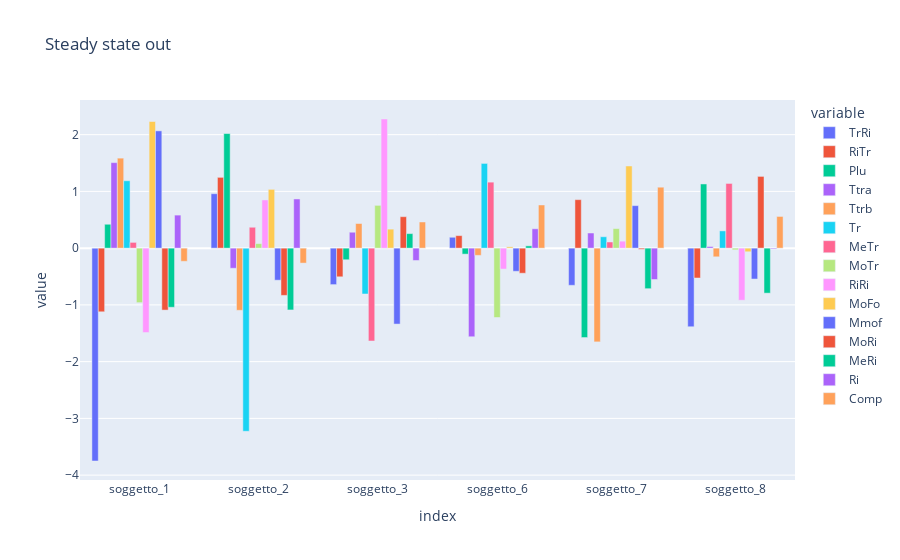

Notebook cell for this chart:
### Code cell
# plot the df_steady_out and df_steady_in with plotly express
fig = px.bar(df_steady.T, barmode="group", title="Steady state out")
fig.show()

### Figure 1 — Plotly figure (JSON) as saved in the notebook; plotly's stock layout.template omitted (floating-point values rounded to 4 significant figures)
{"data": [{"alignmentgroup": "True", "hovertemplate": "variable=TrRi<br>index=%{x}<br>value=%{y}<extra></extra>", "legendgroup": "TrRi", "marker": {"color": "#636efa", "pattern": {"shape": ""}}, "name": "TrRi", "offsetgroup": "TrRi", "orientation": "v", "showlegend": true, "textposition": "auto", "type": "bar", "x": ["soggetto_1", "soggetto_2", "soggetto_3", "soggetto_6", "soggetto_7", "soggetto_8"], "xaxis": "x", "y": [-3.751, 0.9595, -0.6425, 0.1919, -0.655, -1.385], "yaxis": "y"}, {"alignmentgroup": "True", "hovertemplate": "variable=RiTr<br>index=%{x}<br>value=%{y}<extra></extra>", "legendgroup": "RiTr", "marker": {"color": "#EF553B", "pattern": {"shape": ""}}, "name": "RiTr", "offsetgroup": "RiTr", "orientation": "v", "showlegend": true, "textposition": "auto", "type": "bar", "x": ["soggetto_1", "soggetto_2", "soggetto_3", "soggetto_6", "soggetto_7", "soggetto_8"], "xaxis": "x", "y": [-1.122, 1.248, -0.5051, 0.2208, 0.8546, -0.5262], "yaxis": "y"}, {"alignmentgroup": "True", "hovertemplate": "variable=Plu<br>index=%{x}<br>value=%{y}<extra></extra>", "legendgroup": "Plu", "marker": {"color": "#00cc96", "pattern": {"shape": ""}}, "name": "Plu", "offsetgroup": "Plu", "orientation": "v", "showlegend": true, "textposition": "auto", "type": "bar", "x": ["soggetto_1", "soggetto_2", "soggetto_3", "soggetto_6", "soggetto_7", "soggetto_8"], "xaxis": "x", "y": [0.4211, 2.019, -0.2044, -0.1055, -1.575, 1.131], "yaxis": "y"}, {"alignmentgroup": "True", "hovertemplate": "variable=Ttra<br>index=%{x}<br>value=%{y}<extra></extra>", "legendgroup": "Ttra", "marker": {"color": "#ab63fa", "pattern": {"shape": ""}}, "name": "Ttra", "offsetgroup": "Ttra", "orientation": "v", "showlegend": true, "textposition": "auto", "type": "bar", "x": ["soggetto_1", "soggetto_2", "soggetto_3", "soggetto_6", "soggetto_7", "soggetto_8"], "xaxis": "x", "y": [1.507, -0.3542, 0.2804, -1.561, 0.2669, 0.0277], "yaxis": "y"}, {"alignmentgroup": "True", "hovertemplate": "variable=Ttrb<br>index=%{x}<br>value=%{y}<extra></extra>", "legendgroup": "Ttrb", "marker": {"color": "#FFA15A", "pattern": {"shape": ""}}, "name": "Ttrb", "offsetgroup": "Ttrb", "orientation": "v", "showlegend": true, "textposition": "auto", "type": "bar", "x": ["soggetto_1", "soggetto_2", "soggetto_3", "soggetto_6", "soggetto_7", "soggetto_8"], "xaxis": "x", "y": [1.586, -1.095, 0.4344, -0.1272, -1.652, -0.1528], "yaxis": "y"}, {"alignmentgroup": "True", "hovertemplate": "variable=Tr<br>index=%{x}<br>value=%{y}<extra></extra>", "legendgroup": "Tr", "marker": {"color": "#19d3f3", "pattern": {"shape": ""}}, "name": "Tr", "offsetgroup": "Tr", "orientation": "v", "showlegend": true, "textposition": "auto", "type": "bar", "x": ["soggetto_1", "soggetto_2", "soggetto_3", "soggetto_6", "soggetto_7", "soggetto_8"], "xaxis": "x", "y": [1.188, -3.227, -0.8081, 1.493, 0.201, 0.3041], "yaxis": "y"}, {"alignmentgroup": "True", "hovertemplate": "variable=MeTr<br>index=%{x}<br>value=%{y}<extra></extra>", "legendgroup": "MeTr", "marker": {"color": "#FF6692", "pattern": {"shape": ""}}, "name": "MeTr", "offsetgroup": "MeTr", "orientation": "v", "showlegend": true, "textposition": "auto", "type": "bar", "x": ["soggetto_1", "soggetto_2", "soggetto_3", "soggetto_6", "soggetto_7", "soggetto_8"], "xaxis": "x", "y": [0.1016, 0.3683, -1.636, 1.163, 0.1089, 1.14], "yaxis": "y"}, {"alignmentgroup": "True", "hovertemplate": "variable=MoTr<br>index=%{x}<br>value=%{y}<extra></extra>", "legendgroup": "MoTr", "marker": {"color": "#B6E880", "pattern": {"shape": ""}}, "name": "MoTr", "offsetgroup": "MoTr", "orientation": "v", "showlegend": true, "textposition": "auto", "type": "bar", "x": ["soggetto_1", "soggetto_2", "soggetto_3", "soggetto_6", "soggetto_7", "soggetto_8"], "xaxis": "x", "y": [-0.9603, 0.07973, 0.7539, -1.222, 0.3441, -0.02957], "yaxis": "y"}, {"alignmentgroup": "True", "hovertemplate": "variable=RiRi<br>index=%{x}<br>value=%{y}<extra></extra>", "legendgroup": "RiRi", "marker": {"color": "#FF97FF", "pattern": {"shape": ""}}, "name": "RiRi", "offsetgroup": "RiRi", "orientation": "v", "showlegend": true, "textposition": "auto", "type": "bar", "x": ["soggetto_1", "soggetto_2", "soggetto_3", "soggetto_6", "soggetto_7", "soggetto_8"], "xaxis": "x", "y": [-1.487, 0.8493, 2.276, -0.3688, 0.123, -0.9181], "yaxis": "y"}, {"alignmentgroup": "True", "hovertemplate": "variable=MoFo<br>index=%{x}<br>value=%{y}<extra></extra>", "legendgroup": "MoFo", "marker": {"color": "#FECB52", "pattern": {"shape": ""}}, "name": "MoFo", "offsetgroup": "MoFo", "orientation": "v", "showlegend": true, "textposition": "auto", "type": "bar", "x": ["soggetto_1", "soggetto_2", "soggetto_3", "soggetto_6", "soggetto_7", "soggetto_8"], "xaxis": "x", "y": [2.232, 1.036, 0.335, 0.02344, 1.448, -0.06381], "yaxis": "y"}, {"alignmentgroup": "True", "hovertemplate": "variable=Mmof<br>index=%{x}<br>value=%{y}<extra></extra>", "legendgroup": "Mmof", "marker": {"color": "#636efa", "pattern": {"shape": ""}}, "name": "Mmof", "offsetgroup": "Mmof", "orientation": "v", "showlegend": true, "textposition": "auto", "type": "bar", "x": ["soggetto_1", "soggetto_2", "soggetto_3", "soggetto_6", "soggetto_7", "soggetto_8"], "xaxis": "x", "y": [2.067, -0.5648, -1.338, -0.4079, 0.7492, -0.5443], "yaxis": "y"}, {"alignmentgroup": "True", "hovertemplate": "variable=MoRi<br>index=%{x}<br>value=%{y}<extra></extra>", "legendgroup": "MoRi", "marker": {"color": "#EF553B", "pattern": {"shape": ""}}, "name": "MoRi", "offsetgroup": "MoRi", "orientation": "v", "showlegend": true, "textposition": "auto", "type": "bar", "x": ["soggetto_1", "soggetto_2", "soggetto_3", "soggetto_6", "soggetto_7", "soggetto_8"], "xaxis": "x", "y": [-1.092, -0.8327, 0.5543, -0.442, -0.02073, 1.264], "yaxis": "y"}, {"alignmentgroup": "True", "hovertemplate": "variable=MeRi<br>index=%{x}<br>value=%{y}<extra></extra>", "legendgroup": "MeRi", "marker": {"color": "#00cc96", "pattern": {"shape": ""}}, "name": "MeRi", "offsetgroup": "MeRi", "orientation": "v", "showlegend": true, "textposition": "auto", "type": "bar", "x": ["soggetto_1", "soggetto_2", "soggetto_3", "soggetto_6", "soggetto_7", "soggetto_8"], "xaxis": "x", "y": [-1.042, -1.089, 0.2564, 0.0405, -0.7144, -0.7931], "yaxis": "y"}, {"alignmentgroup": "True", "hovertemplate": "variable=Ri<br>index=%{x}<br>value=%{y}<extra></extra>", "legendgroup": "Ri", "marker": {"color": "#ab63fa", "pattern": {"shape": ""}}, "name": "Ri", "offsetgroup": "Ri", "orientation": "v", "showlegend": true, "textposition": "auto", "type": "bar", "x": ["soggetto_1", "soggetto_2", "soggetto_3", "soggetto_6", "soggetto_7", "soggetto_8"], "xaxis": "x", "y": [0.5825, 0.8668, -0.2173, 0.3411, -0.5524, -0.01324], "yaxis": "y"}, {"alignmentgroup": "True", "hovertemplate": "variable=Comp<br>index=%{x}<br>value=%{y}<extra></extra>", "legendgroup": "Comp", "marker": {"color": "#FFA15A", "pattern": {"shape": ""}}, "name": "Comp", "offsetgroup": "Comp", "orientation": "v", "showlegend": true, "textposition": "auto", "type": "bar", "x": ["soggetto_1", "soggetto_2", "soggetto_3", "soggetto_6", "soggetto_7", "soggetto_8"], "xaxis": "x", "y": [-0.2321, -0.2634, 0.4611, 0.7609, 1.074, 0.5586], "yaxis": "y"}], "layout": {"barmode": "group", "legend": {"title": {"text": "variable"}, "tracegroupgap": 0}, "title": {"text": "Steady state out"}, "xaxis": {"anchor": "y", "domain": [0, 1], "title": {"text": "index"}}, "yaxis": {"anchor": "x", "domain": [0, 1], "title": {"text": "value"}}}}
